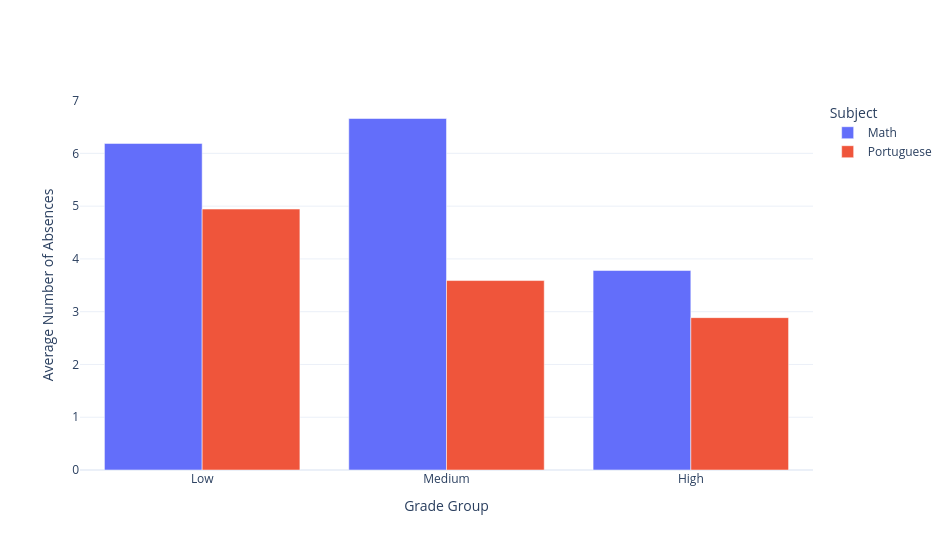

Notebook cell for this chart:
### Markdown cell above
## Absence
_Students with fewer absences tend to achieve higher academic performance._

### Code cell
#| class: col-page-right
%run ../plots/attendance_plot.ipynb

### Figure 1 — Plotly figure (JSON) as saved in the notebook; plotly's stock layout.template omitted (floating-point values rounded to 4 significant figures)
{"data": [{"name": "Math", "type": "bar", "x": ["Low", "Medium", "High"], "y": [6.188, 6.661, 3.78]}, {"name": "Portuguese", "type": "bar", "x": ["Low", "Medium", "High"], "y": [4.944, 3.59, 2.887]}], "layout": {"barmode": "group", "height": 550, "legend": {"title": {"text": "Subject"}}, "width": 950, "xaxis": {"title": {"text": "Grade Group"}}, "yaxis": {"title": {"text": "Average Number of Absences"}}}}
